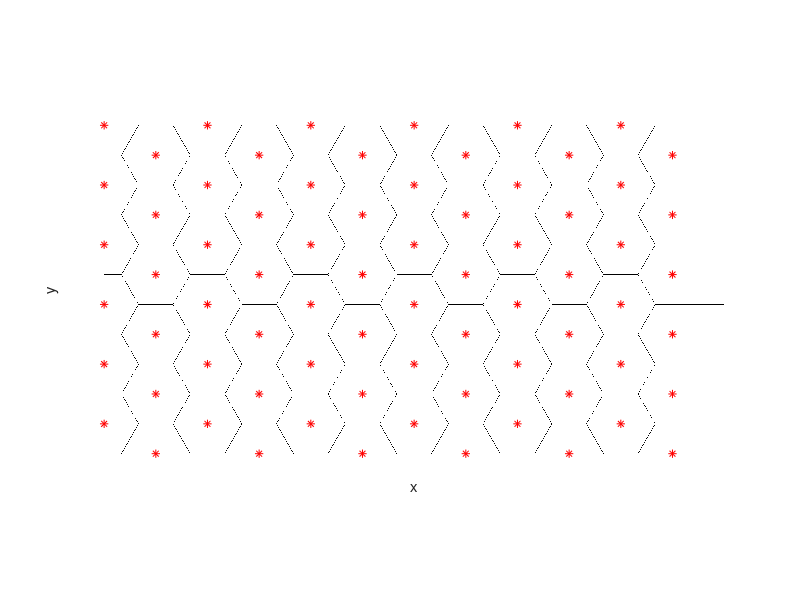
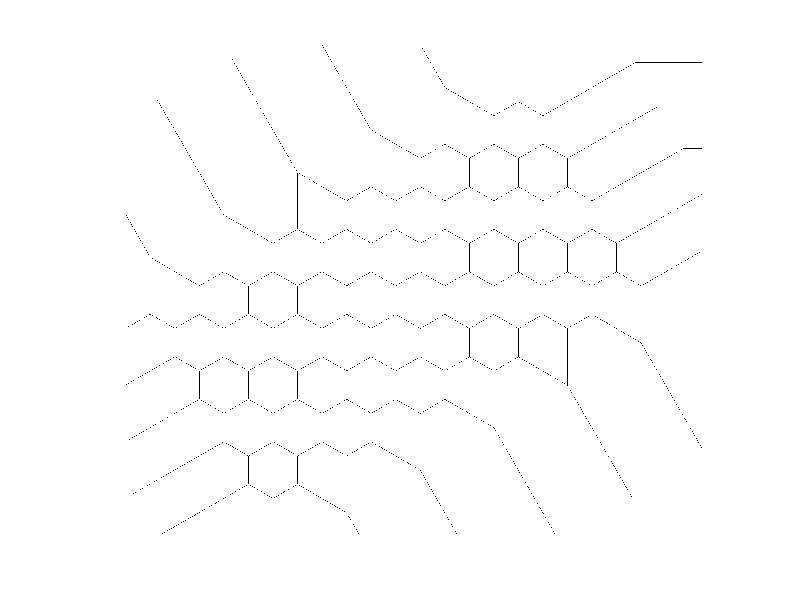

MATLAB code for these plots, in order:
%% Generate hexagonal tessellations with different angles of rotation

pixelsHexSide = 120;
nSeedsW = 5;
nSeedsH = 5;
apotema = round(pixelsHexSide * cosd(30));

%create hexagonal lattice horizontal edge
x1 = (0:round(3*pixelsHexSide):nSeedsW*round(3*pixelsHexSide))+1;
y1 = (0:2*apotema:nSeedsH*2*apotema)+1;
x2 = x1 + round(3*pixelsHexSide)/2;
y2 = y1 + apotema;

wImg = max(x2) + pixelsHexSide + round(pixelsHexSide/2) -1;
hImg = max(y2);

seedsPosition1 = arrayfun(@(x) [repmat(x,length(x1),1), x1'],y1','UniformOutput',false);
seedsPosition1 = vertcat(seedsPosition1{:});
seedsPosition2 = arrayfun(@(x) [repmat(x,length(x2),1), x2'],y2','UniformOutput',false);
seedsPosition2 = vertcat(seedsPosition2{:});

seedsTotal = [seedsPosition1;seedsPosition2];
indSeeds = sub2ind([hImg,wImg],seedsTotal(:,1),seedsTotal(:,2));

maskImg = zeros(hImg,wImg);
maskImg(indSeeds) = 1;

bwMask =  bwdist(maskImg);
hexLattice = watershed(bwMask);
figure;imshow(double(hexLattice))
hold on;plot(seedsTotal(:,2),seedsTotal(:,1),'r*')
xlabel('x')
ylabel('y')

imgRotate = imrotate(maskImg,30,'bilinear');
bwMaskRot =  bwdist(imgRotate);
hexLatticeRot = watershed(bwMaskRot);
figure;imshow(double(hexLatticeRot))